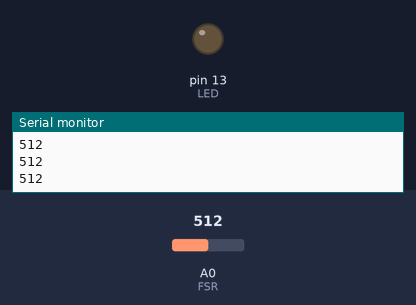
A sketch run on a simulated Arduino Uno, built with avr-gcc and run on an emulated ATmega328P. On the bench: output pins drawn as LEDs (lit = HIGH), the last lines printed to the serial monitor. The inputs (shaded band) are chosen by the test bench; at power-on: A0 (FSR) = 512.

Above: at 1.3 s.
1.4 s: A0 (FSR) set to 18
2.9 s: A0 (FSR) set to 14
At 4.0 s:
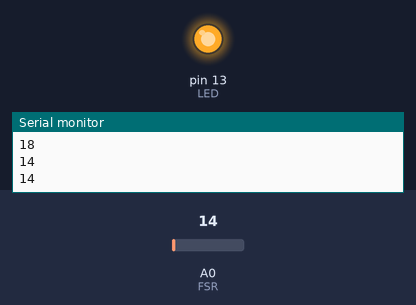
4.5 s: A0 (FSR) set to 122
At 5.2 s:
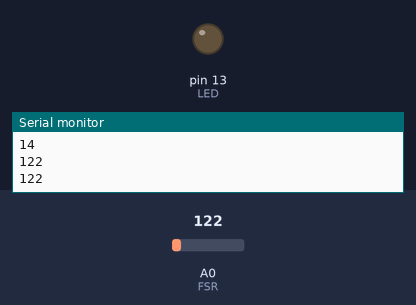
6.0 s: A0 (FSR) set to 5
At 6.3 s:
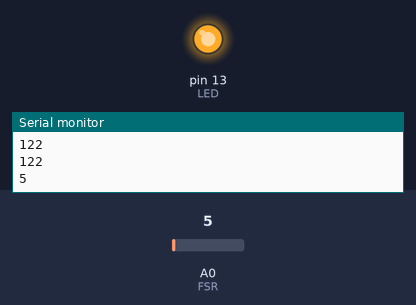
Timing chart, 0 to 8.5 s (numbered marks = the images above; inputs shaded):
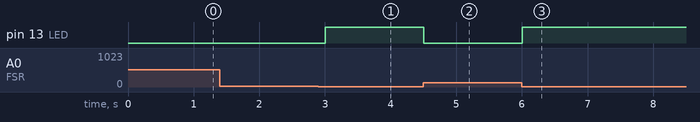

The sketch:

FSR_Test.ino
```cpp
int LED = 13;           //Set up the LED on pin 13
int FSR = A0;           //Set up the FSR on pin A0

void setup() {
  Serial.begin (9600);
  pinMode (FSR, INPUT);
  pinMode (LED, OUTPUT);
}

void loop() {
  int val = analogRead(FSR);
  if (val <= 15) {
    digitalWrite(LED, HIGH);
  }
  else {
    digitalWrite(LED, LOW);
  }
  Serial.println(val);
  delay(500);
}
```

Measured:
- the behaviour switches between 16 and 15 on A0 (FSR) (found by bisection; images 0 and 1)
- after the input at 2.9 s, pin 13 (LED): LOW → HIGH after 0.10 s
- after the input at 4.5 s, pin 13 (LED): HIGH → LOW at once
- after the input at 6.0 s, pin 13 (LED): LOW → HIGH at once
